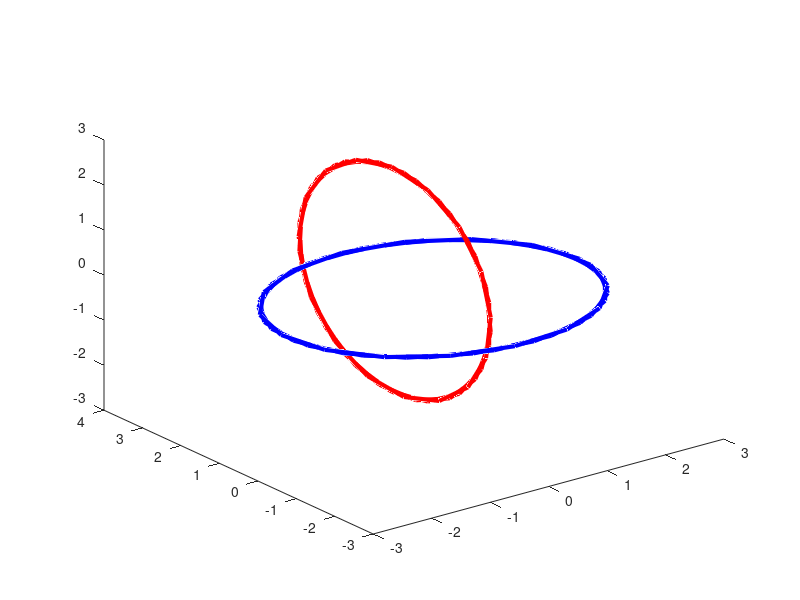

The MATLAB script that drew this image: (Note: this script raises an error after producing the figure.)
function test

  [x,y,z] = circle(50) ;
  plot3(x,y,z,'-b','LineWidth',3) ;
  P = [ x'; y'; z' ] ;
  
  xx = z ;
  yy = x+1 ;
  zz = y ;

  hold on ;
  plot3(xx,yy,zz,'-r','LineWidth',3) ;
  Q = [ xx'; yy'; zz' ] ;
  
  [L,E] = lk( P, Q ) ;
  
  fprintf('L = %d, err = %g\n', L(1,2), E(1,2) ) ;

end

function [x,y,z] = circle(npts)
  theta = [2*pi*linspace(0,1,npts)]';
  x     = 2.5*cos(3*theta) ;
  y     = 2.5*sin(3*theta) ;
  z     = zeros(size(theta)) ;
end
